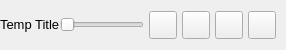
           <widget class="QFrame" name="contentTopBg">
            <property name="minimumSize">
             <size>
              <width>0</width>
              <height>50</height>
             </size>
            </property>
            <property name="maximumSize">
             <size>
              <width>16777215</width>
              <height>50</height>
             </size>
            </property>
            <property name="frameShape">
             <enum>QFrame::NoFrame</enum>
            </property>
            <property name="frameShadow">
             <enum>QFrame::Raised</enum>
            </property>
            <layout class="QHBoxLayout" name="horizontalLayout">
             <property name="spacing">
              <number>0</number>
             </property>
             <property name="leftMargin">
              <number>0</number>
             </property>
             <property name="topMargin">
              <number>0</number>
             </property>
             <property name="rightMargin">
              <number>10</number>
             </property>
             <property name="bottomMargin">
              <number>0</number>
             </property>
             <item>
              <widget class="QFrame" name="leftBox">
               <property name="sizePolicy">
                <sizepolicy hsizetype="Expanding" vsizetype="Preferred">
                 <horstretch>0</horstretch>
                 <verstretch>0</verstretch>
                </sizepolicy>
               </property>
               <property name="minimumSize">
                <size>
                 <width>0</width>
                 <height>0</height>
                </size>
               </property>
               <property name="frameShape">
                <enum>QFrame::NoFrame</enum>
               </property>
               <property name="frameShadow">
                <enum>QFrame::Raised</enum>
               </property>
               <layout class="QHBoxLayout" name="horizontalLayout_3">
                <property name="spacing">
                 <number>0</number>
                </property>
                <property name="leftMargin">
                 <number>0</number>
                </property>
                <property name="topMargin">
                 <number>0</number>
                </property>
                <property name="rightMargin">
                 <number>0</number>
                </property>
                <property name="bottomMargin">
                 <number>0</number>
                </property>
                <item>
                 <widget class="QLabel" name="titleRightInfo">
                  <property name="sizePolicy">
                   <sizepolicy hsizetype="Preferred" vsizetype="Expanding">
                    <horstretch>0</horstretch>
                    <verstretch>0</verstretch>
                   </sizepolicy>
                  </property>
                  <property name="maximumSize">
                   <size>
                    <width>16777215</width>
                    <height>45</height>
                   </size>
                  </property>
                  <property name="font">
                   <font>
                    <family>Segoe UI</family>
                    <pointsize>10</pointsize>
                    <weight>50</weight>
                    <italic>false</italic>
                    <bold>false</bold>
                   </font>
                  </property>
                  <property name="text">
                   <string>Temp Title</string>
                  </property>
                  <property name="alignment">
                   <set>Qt::AlignLeading|Qt::AlignLeft|Qt::AlignVCenter</set>
                  </property>
                 </widget>
                </item>
               </layout>
              </widget>
             </item>
             <item alignment="Qt::AlignRight">
              <widget class="QFrame" name="rightButtons">
               <property name="minimumSize">
                <size>
                 <width>0</width>
                 <height>28</height>
                </size>
               </property>
               <property name="frameShape">
                <enum>QFrame::NoFrame</enum>
               </property>
               <property name="frameShadow">
                <enum>QFrame::Raised</enum>
               </property>
               <layout class="QHBoxLayout" name="horizontalLayout_2">
                <property name="spacing">
                 <number>5</number>
                </property>
                <property name="leftMargin">
                 <number>0</number>
                </property>
                <property name="topMargin">
                 <number>0</number>
                </property>
                <property name="rightMargin">
                 <number>0</number>
                </property>
                <property name="bottomMargin">
                 <number>0</number>
                </property>
                <item>
                 <widget class="QSlider" name="horizontalSlider_2">
                  <property name="toolTip">
                   <string>밝기 조절</string>
                  </property>
                  <property name="orientation">
                   <enum>Qt::Horizontal</enum>
                  </property>
                 </widget>
                </item>
                <item>
                 <widget class="QPushButton" name="settingsTopBtn">
                  <property name="minimumSize">
                   <size>
                    <width>28</width>
                    <height>28</height>
                   </size>
                  </property>
                  <property name="maximumSize">
                   <size>
                    <width>28</width>
                    <height>28</height>
                   </size>
                  </property>
                  <property name="cursor">
                   <cursorShape>PointingHandCursor</cursorShape>
                  </property>
                  <property name="toolTip">
                   <string>Settings</string>
                  </property>
                  <property name="text">
                   <string/>
                  </property>
                  <property name="icon">
                   <iconset resource="resources.qrc">
                    <normaloff>:/icons/images/icons/icon_settings.png</normaloff>:/icons/images/icons/icon_settings.png</iconset>
                  </property>
                  <property name="iconSize">
                   <size>
                    <width>20</width>
                    <height>20</height>
                   </size>
                  </property>
                 </widget>
                </item>
                <item>
                 <widget class="QPushButton" name="minimizeAppBtn">
                  <property name="minimumSize">
                   <size>
                    <width>28</width>
                    <height>28</height>
                   </size>
                  </property>
                  <property name="maximumSize">
                   <size>
                    <width>28</width>
                    <height>28</height>
                   </size>
                  </property>
                  <property name="cursor">
                   <cursorShape>PointingHandCursor</cursorShape>
                  </property>
                  <property name="toolTip">
                   <string>최소화</string>
                  </property>
                  <property name="toolTipDuration">
                   <number>-1</number>
                  </property>
                  <property name="text">
                   <string/>
                  </property>
                  <property name="icon">
                   <iconset resource="resources.qrc">
                    <normaloff>:/icons/images/icons/icon_minimize.png</normaloff>:/icons/images/icons/icon_minimize.png</iconset>
                  </property>
                  <property name="iconSize">
                   <size>
                    <width>20</width>
                    <height>20</height>
                   </size>
                  </property>
                 </widget>
                </item>
                <item>
                 <widget class="QPushButton" name="maximizeRestoreAppBtn">
                  <property name="minimumSize">
                   <size>
                    <width>28</width>
                    <height>28</height>
                   </size>
                  </property>
                  <property name="maximumSize">
                   <size>
                    <width>28</width>
                    <height>28</height>
                   </size>
                  </property>
                  <property name="font">
                   <font>
                    <family>Segoe UI</family>
                    <pointsize>10</pointsize>
                    <weight>50</weight>
                    <italic>false</italic>
                    <bold>false</bold>
                    <stylestrategy>PreferDefault</stylestrategy>
                   </font>
                  </property>
                  <property name="cursor">
                   <cursorShape>PointingHandCursor</cursorShape>
                  </property>
                  <property name="toolTip">
                   <string>최대화</string>
                  </property>
                  <property name="text">
                   <string/>
                  </property>
                  <property name="icon">
                   <iconset resource="resources.qrc">
                    <normaloff>:/icons/images/icons/icon_maximize.png</normaloff>:/icons/images/icons/icon_maximize.png</iconset>
                  </property>
                  <property name="iconSize">
                   <size>
                    <width>20</width>
                    <height>20</height>
                   </size>
                  </property>
                 </widget>
                </item>
                <item>
                 <widget class="QPushButton" name="closeAppBtn">
                  <property name="minimumSize">
                   <size>
                    <width>28</width>
                    <height>28</height>
                   </size>
                  </property>
                  <property name="maximumSize">
                   <size>
                    <width>28</width>
                    <height>28</height>
                   </size>
                  </property>
                  <property name="cursor">
                   <cursorShape>PointingHandCursor</cursorShape>
                  </property>
                  <property name="toolTip">
                   <string>창 닫기</string>
                  </property>
                  <property name="text">
                   <string/>
                  </property>
                  <property name="icon">
                   <iconset resource="resources.qrc">
                    <normaloff>:/icons/images/icons/icon_close.png</normaloff>:/icons/images/icons/icon_close.png</iconset>
                  </property>
                  <property name="iconSize">
                   <size>
                    <width>20</width>
                    <height>20</height>
                   </size>
                  </property>
                 </widget>
                </item>
               </layout>
              </widget>
             </item>
            </layout>
           </widget>
